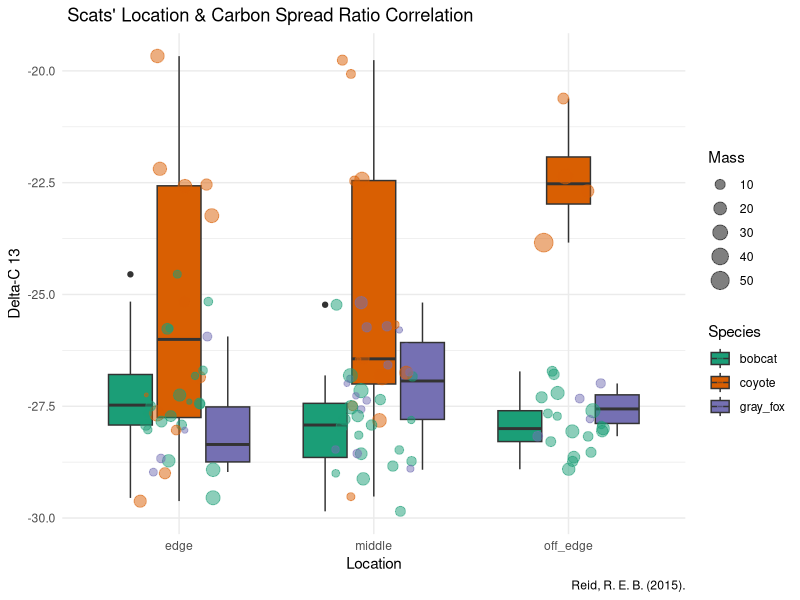
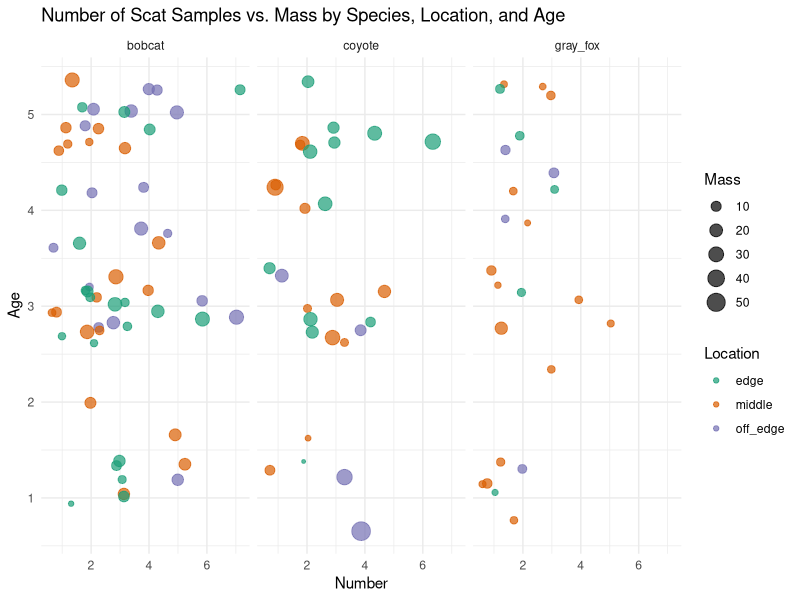

The R script that drew these images, in order:
## ---- chunk 1
library(tidyverse)
library(modeldata)
## ---- chunk 2
glimpse(scat)
## ---- chunk 3
ggplot(
  scat,
  aes(
    x = Location,
    y = d13C,
    fill = Species
  )
) + 
  geom_boxplot() +
  geom_jitter(
    aes(color = Species, size = Mass),
    width = 0.2, alpha = 0.5
  ) +
  labs(
    title = " Scats' Location & Carbon Spread Ratio Correlation",
    x = "Location",
    y = "Delta-C 13",
    size = "Mass",
    caption = "Reid, R. E. B. (2015)."
  ) +
  scale_color_brewer(palette = 'Dark2') +
  scale_fill_brewer(palette = 'Dark2') +
  theme_minimal()
## ---- chunk 4
ggplot(
  scat,
  aes(
    x = Number,
    y = Age,
    color = Location,
    size = Mass  # Map point size to the Age variable
  )
) + 
  geom_jitter(alpha = 0.7) +  # Alpha transparency to avoid overlap
  facet_wrap(~ Species) +  # Separate facet for each species
  labs(
    title = "Number of Scat Samples vs. Mass by Species, Location, and Age"
  ) +
  theme_minimal() +
  scale_color_brewer(palette = "Dark2") +
  scale_fill_brewer(palette = "Dark2") +
  theme(legend.position = "right")
